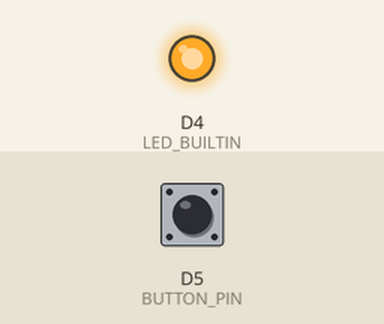
The sketch below on a simulated ESP8266 (NodeMCU). Shown: output pins drawn as LEDs (lit = HIGH, except the on-board LED, lit = LOW). Dashed ring = blinking. The inputs (shaded band) are chosen by the test bench; at power-on: D5 (BUTTON_PIN) HIGH. What the sketch prints to the serial monitor is not drawn.

Above: at 1.2 s.
1.3 s: D5 (BUTTON_PIN) pulled LOW for 3.2 s
At 6.3 s:
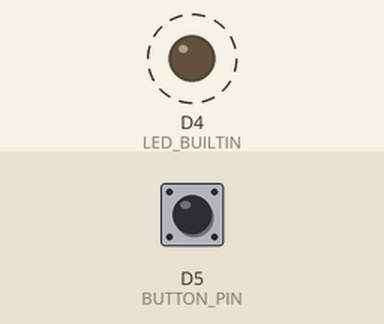
Timing chart, 0 to 13.5 s (numbered marks = the images above; inputs shaded):
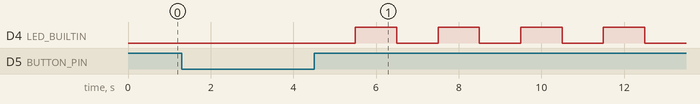

Measured:
- by itself, D4 (LED_BUILTIN): alternates HIGH for 1.0 s and LOW for 1.0 s

The sketch:

fitolamp.ino
```cpp
/*
    Turn on or off builtin led depending on
    actions with sensor button: to change state
    button should be pressed for 1 second
*/


#include <Arduino.h>
#include <Esp.h>


#define HOLD_TIME_MS    1000    // 1 sec, safety for ESP because is used in non-blocking mode
#define BUTTON_PIN      D5      // default logical level depends on button module


// global
bool ledOn = false;
bool currentState = false;
bool previousState = false;
unsigned long pressStart = 0;
unsigned long currTime = 0;


void setup()
{
  // set serial port communication
  Serial.begin(9600);
  while(!Serial)
  {
  }
  Serial.println("Serial port is opened");

  // configure pins
  pinMode(LED_BUILTIN, OUTPUT);
  pinMode(BUTTON_PIN, INPUT);
}


void loop()
{
  currentState = digitalRead(BUTTON_PIN);
  if (!currentState)
  {
    previousState = false;
    pressStart = 0;
  }
  else
  {
    currTime = millis();
    if (!previousState)
    {
      previousState = true;
      pressStart = currTime;
    }
    else
    {
      if ((currTime - pressStart) >= HOLD_TIME_MS)
      {
        ledOn = !ledOn;
        digitalWrite(LED_BUILTIN, !ledOn);    // working level on builtin led is inverted
        previousState = false;                // prevent too continuous button holding
      }
    }
  }
}
```
